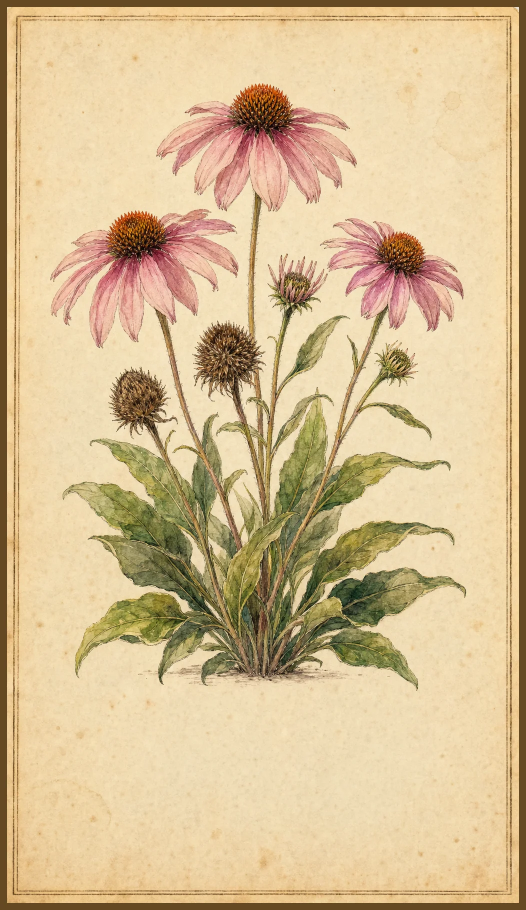
#> input picture plates/001-echinacea-coneflower-front.webp, 1052 x 1820 px (shown at 1/2 size); its folder holds 4 pictures in this run
$ python audit-plates.py
#> lines starting #> are read from the running program, lines starting #| are printed output that depends on the picture
#!/usr/bin/env python3
"""audit-plates.py — flag Plate I images where the plant illustration
runs into the label overlay area (bottom ~22% of the plate).

Plate I overlays these rows in this vertical range:
  bottom 3.5% – 25%   flags → stats → pollinators → name
So we sample the bottom ~22-25% of each *-front.webp, count "ink"
pixels (anything meaningfully darker/more saturated than the aged
parchment), and report the ones that have too much ink in that band.

Also crops the 14px dark-walnut hairline frame + a small parchment
margin before analysis, so the frame itself doesn't count as ink.
"""

import re
import sys
from pathlib import Path

from PIL import Image

ROOT = Path(__file__).resolve().parent.parent
PLATES = ROOT / "plates"

# Vertical band to inspect: from `TOP_PCT` from the bottom up to `BOT_PCT`
# from the bottom. This roughly matches the label stack.
LABEL_TOP_PCT = 0.12    # bottom 12% (name overlay sits at bottom:14%, so
                        # anything from 12% up is where the script name
                        # renders — the most visually sensitive part)
LABEL_BOT_PCT = 0.26    # up to 26% from the bottom (top of the label block)

# Horizontal margin — exclude the outer 8% on each side (frame + safety).
SIDE_PCT = 0.08

# Parchment is warm cream around (240, 226, 197): luminance ≈ 226, chroma ≈ 43.
# Foxing spots and light aging can dip to lum ~200. Plant ink (greens, browns,
# saturated flower colors) sits well below that. Use luminance only — chroma
# is unreliable because the parchment itself has warm chroma.
LUM_CUTOFF = 190            # pixels darker than this count as plant ink

# Report anything above this fraction as a problem plate.
INK_WARN = 0.10             # 10% of the band is ink → text will read poorly
INK_ALERT = 0.20            # 20%+ is definitely scrambled


def analyse(path: Path):
    with Image.open(path) as im:
#> im is the input picture: PIL image 1052x1820 RGB; mean R, G, B 213.4, 188.9, 146.6
        im = im.convert("RGB")
        w, h = im.size
#> w = 1052; h = 1820
        # Crop to the label band, sides trimmed.
        left = int(w * SIDE_PCT)
#> left = 84
        right = int(w * (1 - SIDE_PCT))
#> right = 967
        top = h - int(h * LABEL_BOT_PCT)
#> top = 1347
        bot = h - int(h * LABEL_TOP_PCT)
#> bot = 1602
        band = im.crop((left, top, right, bot))
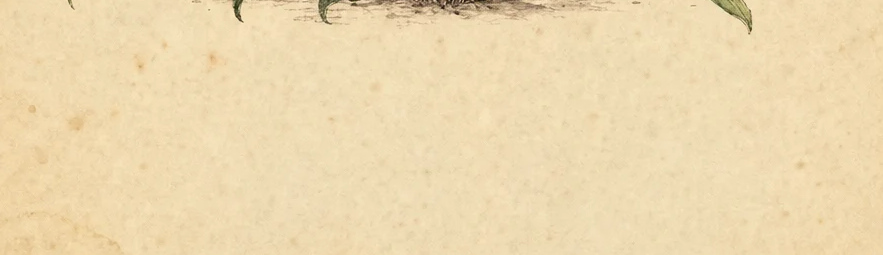
#> band: PIL image 883x255 RGB; mean R, G, B 237.4, 216.8, 176.2
        px = band.load()
        bw, bh = band.size
#> bw = 883; bh = 255
        total = bw * bh
#> total = 225165
        if total == 0:
            return 0.0
        ink = 0
        for y in range(bh):
            for x in range(bw):
                r, g, b = px[x, y]
                lum = (r * 299 + g * 587 + b * 114) // 1000
                if lum < LUM_CUTOFF:
                    ink += 1
#> after the loop, ink = 3819
        return ink / total


def slug_pretty(name: str) -> str:
    """Turn '028-liatris-blazing-star-front' into 'Liatris Blazing Star'."""
    name = re.sub(r"-front$", "", name)
    parts = name.split("-", 1)
    if len(parts) == 2 and parts[0].isdigit():
        name = parts[1]
    return " ".join(w.capitalize() for w in name.split("-"))


def main():
    fronts = sorted(PLATES.glob("*-front.webp"))
    results = []
    for i, p in enumerate(fronts, 1):
        frac = analyse(p)
#> frac = 0.017
        results.append((frac, p))
        # progress
        print(f"[{i:3d}/{len(fronts)}] {p.name:60s} {frac*100:5.1f}% ink", file=sys.stderr)
#> pass 2 of the loop in main, `for i, p in enumerate(fronts, 1):`:
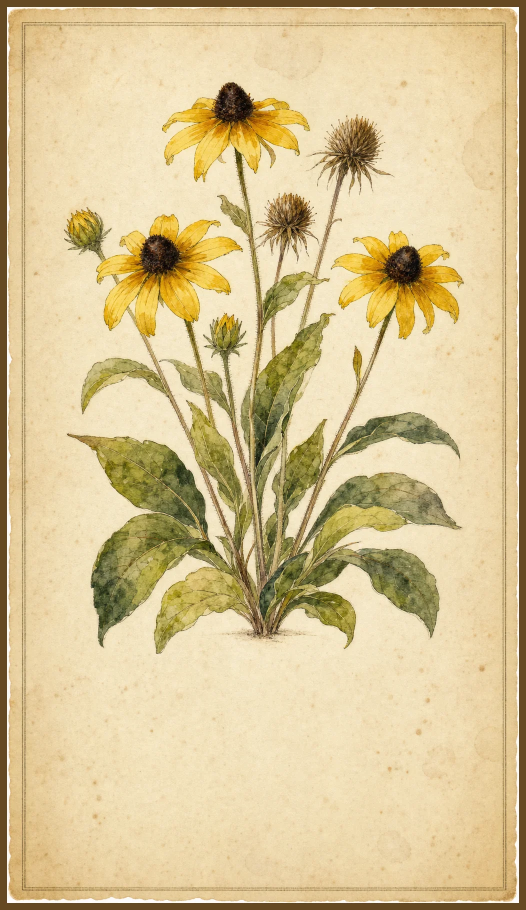
#> input picture plates/002-black-eyed-susan-front.webp, 1052 x 1820 px (shown at 1/2 size)
#> in analyse, im is the input picture: PIL image 1052x1820 RGB; mean R, G, B 215.2, 195.4, 148
#> in analyse (call 2), `band = im.crop((left, top, right, bot))`:
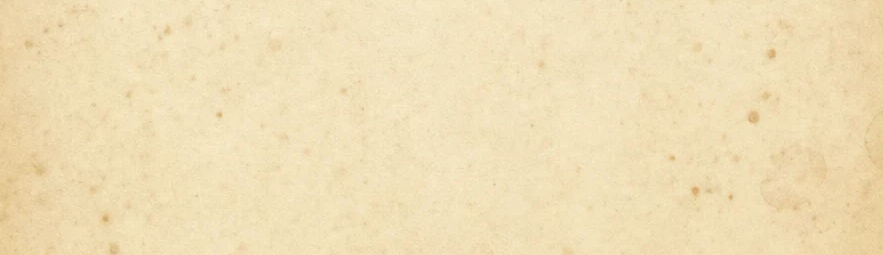
#> band: PIL image 883x255 RGB; mean R, G, B 239.9, 222, 181.9
#> after the loop in analyse (call 2), `for y in range(bh):`: ink = 244
#> in main, `frac = analyse(p)`: frac = 0.00108

    results.sort(reverse=True)

    print("\n" + "=" * 76)
    print("PLATES WITH INK IN THE LABEL BAND (worst first)")
    print("=" * 76)
    print(f"{'Ink %':>6}  {'File':50s}  Flag")
    print("-" * 76)
    for frac, p in results:
        if frac < INK_WARN:
            continue
        flag = "🔴 ALERT" if frac >= INK_ALERT else "🟡 warn"
        stem = p.stem
        pretty = slug_pretty(stem)
        print(f"{frac*100:5.1f}%  {stem:50s}  {flag}  {pretty}")
#> this loop made 2 passes
#> frac on passes 1 to 2: 0.017, 0.00108

    warn = sum(1 for f, _ in results if f >= INK_WARN)
#> warn = 0
    alert = sum(1 for f, _ in results if f >= INK_ALERT)
#> alert = 0
    print("-" * 76)
    print(f"{alert} alert, {warn - alert} warn, {len(results) - warn} clean")
#| 0 alert, 0 warn, 2 clean

    # Full top-20 for context, so we can see the runners-up.
    print("\nTOP 20 (all plates, worst-to-best):")
    for frac, p in results[:20]:
        print(f"  {frac*100:5.1f}%  {p.stem}")

    # Distribution histogram
    print("\nDistribution:")
    buckets = [0.0, 0.02, 0.04, 0.06, 0.08, 0.10, 0.15, 0.20, 1.0]
    for lo, hi in zip(buckets, buckets[1:]):
        n = sum(1 for f, _ in results if lo <= f < hi)
        bar = "▓" * n
        print(f"  {lo*100:4.1f}% – {hi*100:5.1f}%  {n:3d}  {bar}")
#> this loop made 8 passes
#> (n, bar) on passes 1 to 8: (2, '▓▓'), (0, ''), (0, ''), (0, ''), (0, ''), (0, ''), (0, ''), (0, '')
#|    0.0% –   2.0%    2  ▓▓
#|    2.0% –   4.0%    0
#|    4.0% –   6.0%    0
#|    6.0% –   8.0%    0
#|    8.0% –  10.0%    0
#|   10.0% –  15.0%    0
#|   15.0% –  20.0%    0
#|   20.0% – 100.0%    0


if __name__ == "__main__":
    main()
